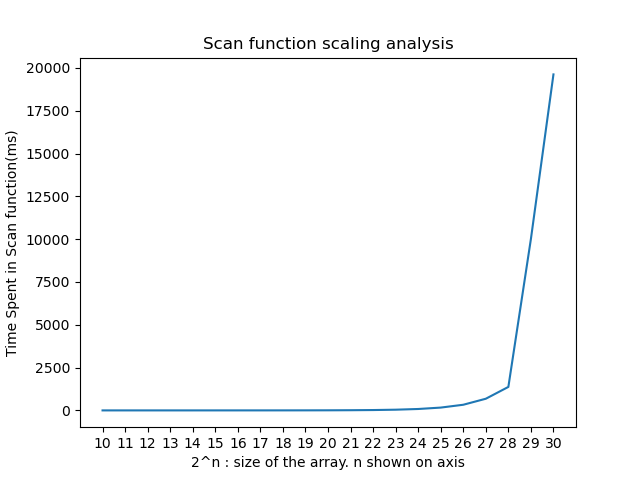

Here is the Python script that generated this plot:
import matplotlib.pyplot as plt

y = []
y_same_mem = []
x = []

with open('task1_time.log', 'r') as file:
    for line in file:
        y.append(float(line))
#with open('task1_time_same_mem.log', 'r') as file:
#    for line in file:
#        y_same_mem.append(float(line))


for i in range(10,31): #21 not inclusive
    x.append(f"{i}")

plt.figure(1)
plt.plot(x,y)
plt.xlabel('2^n : size of the array. n shown on axis')
plt.ylabel('Time Spent in Scan function(ms)')
plt.title('Scan function scaling analysis')
plt.savefig('task1.png')

#plt.figure(2)
#plt.plot(x,y_same_mem)
#plt.xlabel('n : size of the array')
#plt.ylabel('Time Spent in Scan function(ms)')
#plt.title('Scan function scaling analysis : Same Input/Output Memory')
#plt.savefig('task1_same_mem.png')
#
#plt.figure(3)
#plt.plot(x,y, label='Different Input Output Mem')
#plt.plot(x,y_same_mem, label='Same Input Output Mem')
#plt.xlabel('n : size of the array')
#plt.ylabel('Time Spent in Scan function(ms)')
#plt.title('Scan function scaling analysis : With/Without same memory')
#plt.legend()
#plt.savefig('task1_compare.png')
plt.show()
